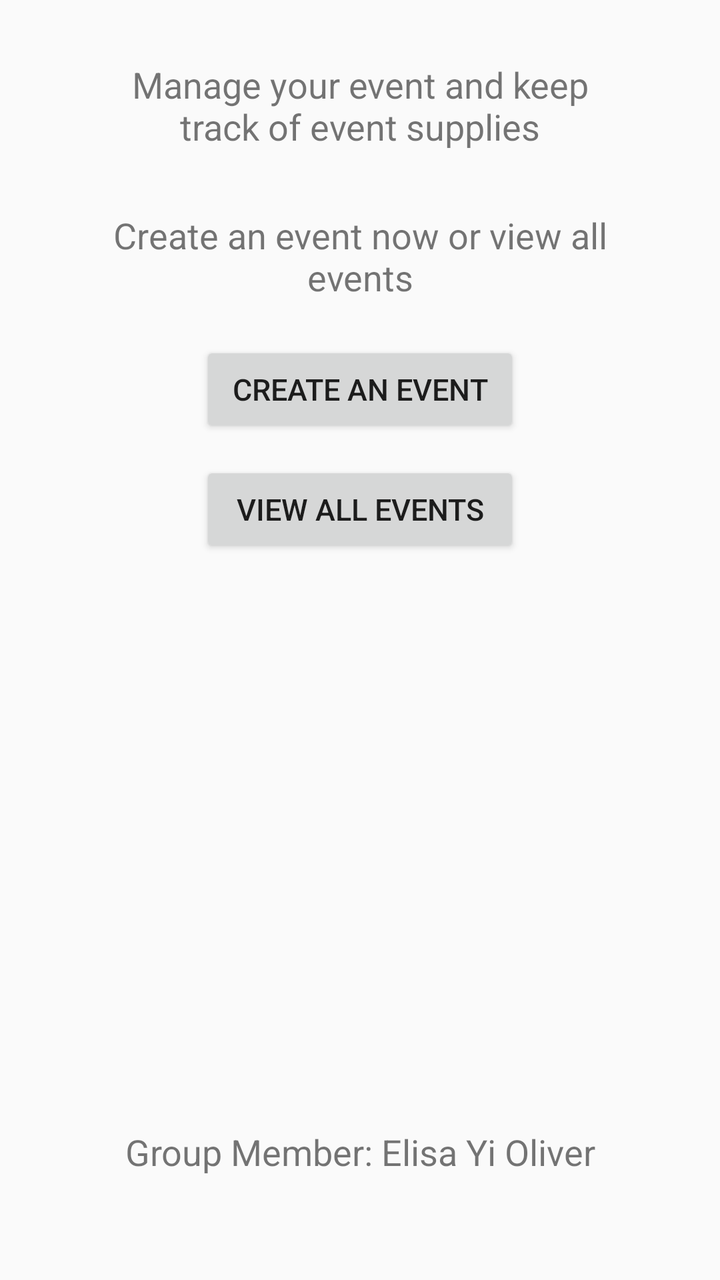
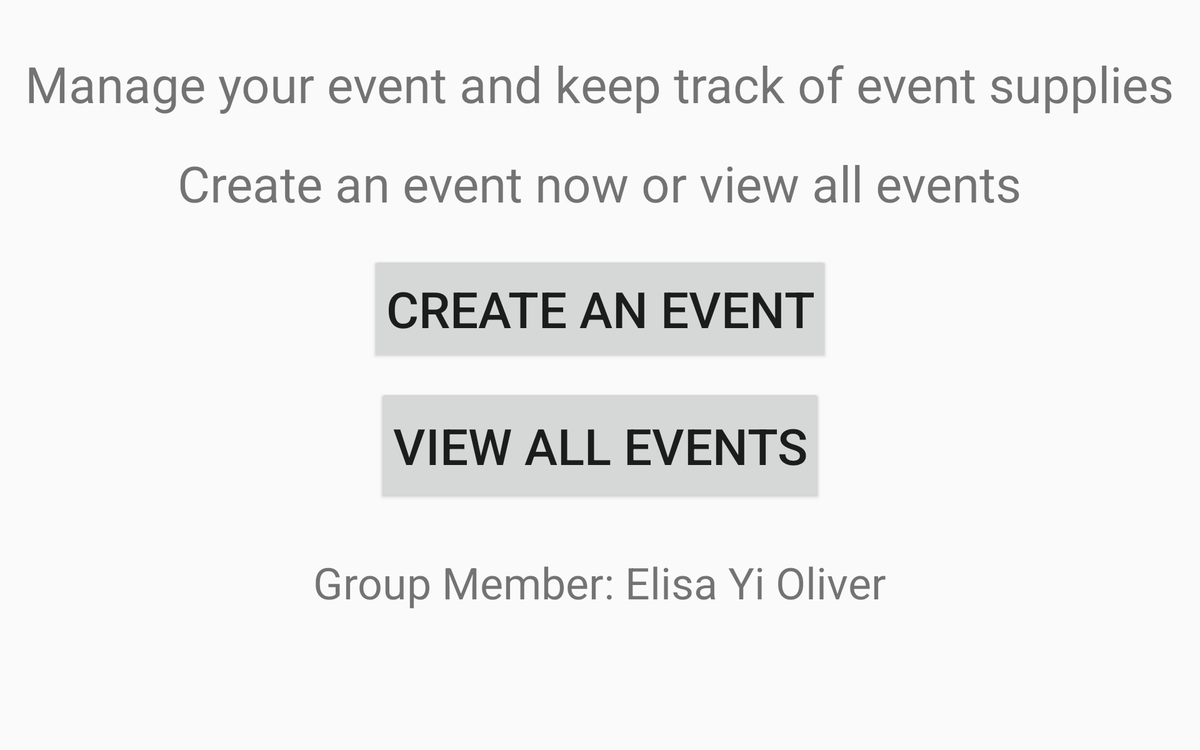

The same Android screen from two of the app's own layout files: first res/layout/ as a phone draws it, then the repository's variant for another configuration, drawn on a device whose configuration selects that folder. Both files follow.
<!-- AndroidManifest.xml: application theme AppTheme -->
<!-- res/layout/layout_main.xml -->
<?xml version="1.0" encoding="utf-8"?>
<LinearLayout xmlns:android="http://schemas.android.com/apk/res/android"
    android:orientation="vertical" android:layout_width="match_parent"
    android:layout_height="match_parent">

    <TextView
        android:id="@+id/mainTitle"
        android:layout_width="250dp"
        android:layout_height="wrap_content"
        android:layout_marginTop="30dp"
        android:text="@string/title1"
        android:textSize="18dp"
        android:textAlignment="center"
        android:layout_gravity="center"/>

    <TextView
        android:id="@+id/mainTitle2"
        android:layout_width="250dp"
        android:layout_height="wrap_content"
        android:layout_marginTop="30dp"
        android:text="@string/title2"
        android:textSize="18dp"
        android:textAlignment="center"
        android:layout_gravity="center"/>

    <Button
        android:id="@+id/createEventButton"
        android:layout_width="160dp"
        android:layout_height="wrap_content"
        android:layout_marginTop="20dp"
        android:text="@string/create_event2"
        android:textSize="15dp"
        android:layout_gravity="center"/>
    />

    <Button
        android:id="@+id/eventListButton"
        android:layout_width="160dp"
        android:layout_height="wrap_content"
        android:layout_marginTop="12dp"
        android:text="@string/view_all"
        android:textSize="15dp"
        android:layout_gravity="center"/>

    <ImageView
        android:layout_width="400dp"
        android:layout_height="260dp"
        android:src="@drawable/party"
        android:layout_marginTop="20dp"
        android:layout_gravity="center"
        style="@style/imgView"/>

    <TextView
        android:id="@+id/group_info"
        android:layout_width="wrap_content"
        android:layout_height="wrap_content"
        android:layout_marginTop="5dp"
        android:text="@string/group_info"
        android:textSize="18dp"
        android:textAlignment="center"
        android:layout_gravity="center"/>

</LinearLayout>
<!-- resources referenced by this layout -->
<resources>
  <string name="create_event2">Create an event</string>
  <string name="group_info">Group Member: Elisa Yi Oliver</string>
  <string name="title1">Manage your event and keep track of event supplies</string>
  <string name="title2">Create an event now or view all events</string>
  <string name="view_all">View all events</string>
  <style name="imgView">
          <item name="android:layout_gravity">center_horizontal</item>
          <item name="android:layout_marginTop">10dp</item>
      </style>
  <style name="AppTheme" parent="Theme.AppCompat.Light.DarkActionBar">
          
          <item name="colorPrimary">@color/colorPrimary</item>
          <item name="colorPrimaryDark">@color/colorPrimaryDark</item>
          <item name="colorAccent">@color/colorAccent</item>
      </style>
</resources>
<!-- res/layout-large-land/layout_main.xml (the repository's variant of the layout above) -->
<!-- drawn on a 7-inch tablet turned sideways -->
<?xml version="1.0" encoding="utf-8"?>
<LinearLayout xmlns:android="http://schemas.android.com/apk/res/android"
    android:orientation="vertical" android:layout_width="match_parent"
    android:layout_height="match_parent"
    android:weightSum="1">

    <TextView
        android:id="@+id/mainTitle"
        android:layout_width="wrap_content"
        android:layout_height="wrap_content"
        android:layout_marginTop="40dp"
        android:text="@string/title1"
        android:textSize="40dp"
        android:textAlignment="center"
        android:layout_gravity="center"
        android:layout_weight="0.04" />

    <TextView
        android:id="@+id/mainTitle2"
        android:layout_width="wrap_content"
        android:layout_height="wrap_content"
        android:layout_gravity="center"
        android:layout_marginTop="20dp"
        android:layout_weight="0.07"
        android:text="@string/title2"
        android:textAlignment="center"
        android:textSize="40dp" />

    <Button
        android:id="@+id/createEventButton"
        android:layout_width="wrap_content"
        android:layout_height="wrap_content"
        android:layout_marginTop="20dp"
        android:text="@string/create_event2"
        android:textSize="40dp"
        android:layout_gravity="center"
        android:layout_weight="0.08" />
    />

    <Button
        android:id="@+id/eventListButton"
        android:layout_width="wrap_content"
        android:layout_height="wrap_content"
        android:layout_marginTop="20dp"
        android:text="@string/view_all"
        android:textSize="40dp"

        android:layout_gravity="center"
        android:layout_weight="0.12" />

    <TextView
        android:id="@+id/group_info"
        android:layout_width="wrap_content"
        android:layout_height="wrap_content"
        android:layout_marginTop="40dp"
        android:text="@string/group_info"
        android:textSize="35dp"
        android:textAlignment="center"
        android:layout_gravity="center"/>
</LinearLayout>
<!-- resources referenced by the variant -->
<!-- as a 7-inch tablet turned sideways resolves them -->
<resources>
  <string name="create_event2">Create an event</string>
  <string name="group_info">Group Member: Elisa Yi Oliver</string>
  <string name="title1">Manage your event and keep track of event supplies</string>
  <string name="title2">Create an event now or view all events</string>
  <string name="view_all">View all events</string>
  <style name="AppTheme" parent="Theme.AppCompat.Light.DarkActionBar">
          
          <item name="colorPrimary">@color/colorPrimary</item>
          <item name="colorPrimaryDark">@color/colorPrimaryDark</item>
          <item name="colorAccent">@color/colorAccent</item>
      </style>
</resources>
